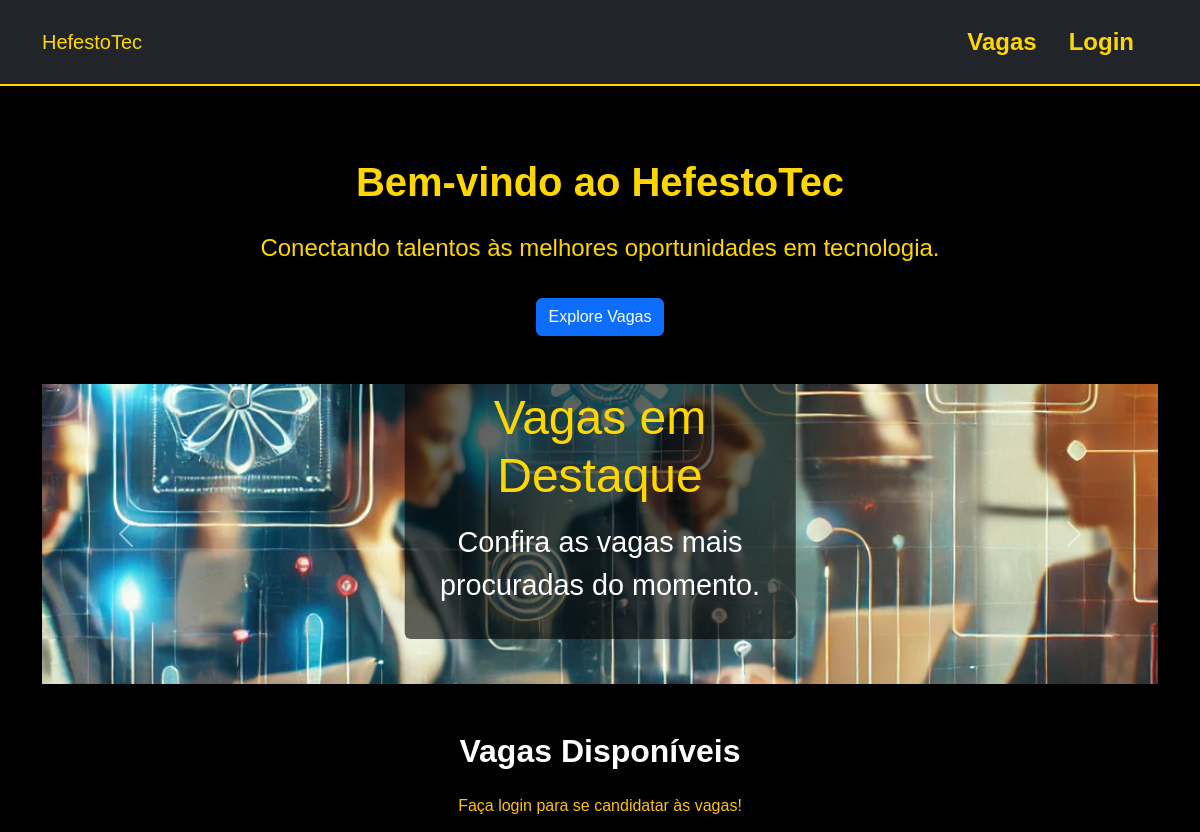
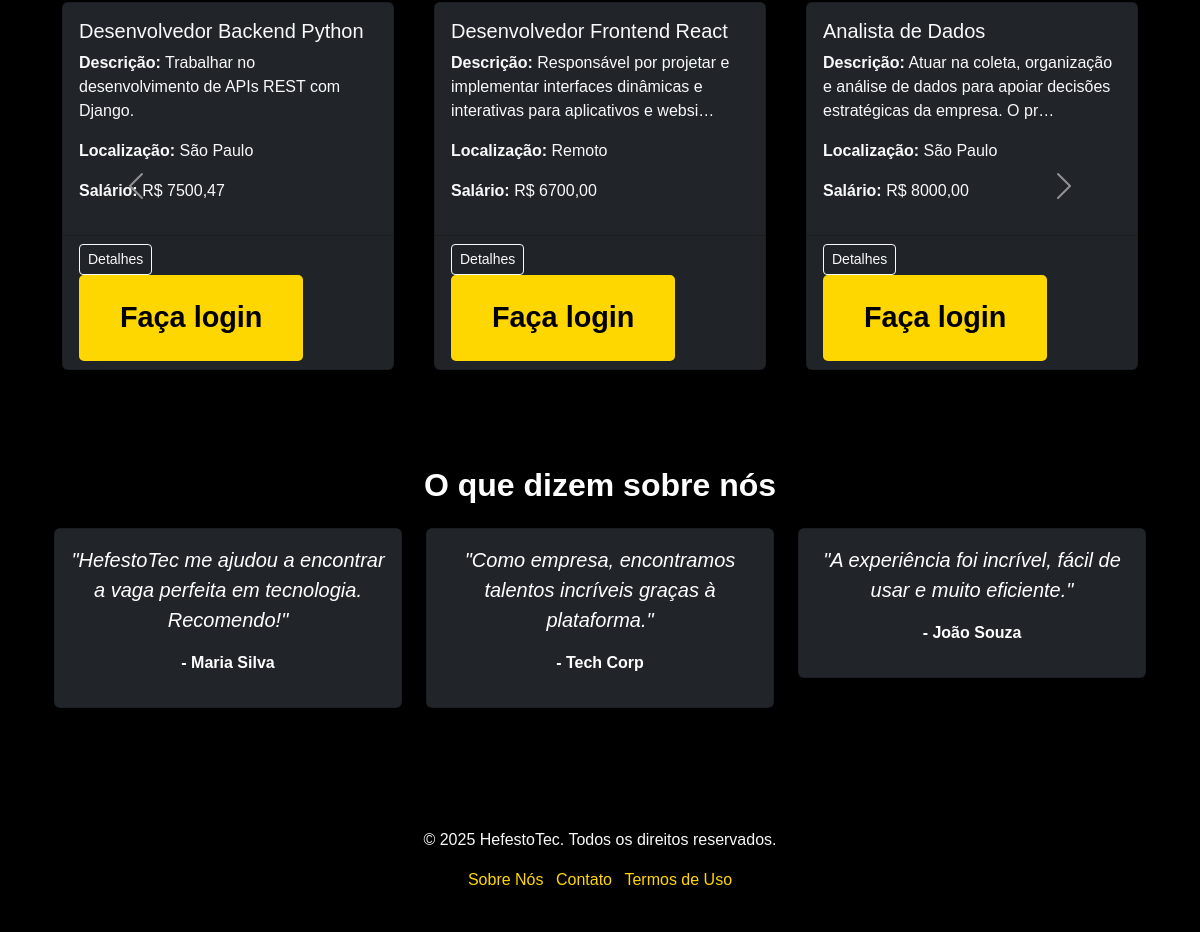
The page / on the database its author committed (2 pictures, top to bottom).
### vagas/models.py (models this page shows, shortened)
class Vaga(models.Model):
    titulo = models.CharField(max_length=255)
    descricao = models.TextField()
    localizacao = models.CharField(max_length=100)
    salario = models.DecimalField(max_digits=10, decimal_places=2, null=True, blank=True)
    tipo = models.CharField(max_length=50, blank=True, null=True)
    beneficios = models.TextField(blank=True, null=True)
    status = models.CharField(max_length=50, blank=True, null=True)
    prazo_inscricao = models.DateField(blank=True, null=True)
    data_criacao = models.DateTimeField(auto_now_add=True)

### vagas/views.py (the view)
# urls.py: path('', views.index, name='index'),  # Página inicial com todas as vagas
def index(request):
    vagas = Vaga.objects.all()
    return render(request, 'vagas/index.html', {'vagas': vagas})

### vagas/templates/vagas/index.html (shortened to what this page needs)
{% extends 'vagas/base.html' %}
{% load static %}
{% block content %}
<section class="hero bg-black text-gold py-5">
    <div class="container text-center">
        <h1 class="fw-bold fs-1">Bem-vindo ao HefestoTec</h1>
        <p class="fs-4">Conectando talentos às melhores oportunidades em tecnologia.</p>
        <a href="{% url 'listar_vagas' %}" class="btn btn-primary">Explore Vagas</a>
    </div>
</section>
<div id="infoCarousel" class="carousel slide" data-bs-ride="carousel">
    <div class="carousel-inner">
        <div class="carousel-item active">
            <img src="{% static 'images/vagas-destaque.jpg' %}" class="d-block w-100" alt="Vagas em Destaque" style="max-height: 300px; object-fit: cover;">
            <div class="carousel-caption bg-black-opacity p-3 rounded">
                <h5 class="text-gold">Vagas em Destaque</h5>
                <p class="text-white">Confira as vagas mais procuradas do momento.</p>
            </div>
        </div>
    </div>
    <button class="carousel-control-prev" type="button" data-bs-target="#infoCarousel" data-bs-slide="prev">
        <span class="carousel-control-prev-icon" aria-hidden="true"></span>
    </button>
    <button class="carousel-control-next" type="button" data-bs-target="#infoCarousel" data-bs-slide="next">
        <span class="carousel-control-next-icon" aria-hidden="true"></span>
    </button>
</div>
<section class="bg-black text-white py-5">
    <div class="container">
        <h2 class="text-center fw-bold mb-4">Vagas Disponíveis</h2>
        {% if not user.is_authenticated %}
            <p class="text-center text-warning">Faça login para se candidatar às vagas!</p>
        {% endif %}
        <div id="vagasCarousel" class="carousel slide" data-bs-ride="carousel">
            <div class="carousel-inner">
                {% if vagas %}
                    {% for vaga in vagas %}
                        {% if forloop.counter0|divisibleby:3 %}
                        <div class="carousel-item {% if forloop.first %}active{% endif %}">
                            <div class="row">
                        {% endif %}
                        <div class="col-md-4">
                            <div class="card bg-dark text-light h-100 mx-2">
                                <div class="card-body">
                                    <h5 class="card-title">{{ vaga.titulo }}</h5>
                                    <p><strong>Descrição:</strong> {{ vaga.descricao|truncatechars:100 }}</p>
                                    <p><strong>Localização:</strong> {{ vaga.localizacao }}</p>
                                    <p><strong>Salário:</strong> R$ {{ vaga.salario }}</p>
                                </div>
                                <div class="card-footer">
                                    <a href="{% url 'detalhes_vaga' vaga.id %}" class="btn btn-outline-light btn-sm">Detalhes</a>
                                    {% if user.is_authenticated %}
                                        <a href="{% url 'candidatar_vaga' vaga.id %}" class="btn btn-gold btn-sm">Candidatar-se</a>
                                    {% else %}
                                        <a href="{% url 'login' %}" class="btn btn-gold btn-sm">Faça login</a>
                                    {% endif %}
                                </div>
                            </div>
                        </div>
                        {% if forloop.counter|divisibleby:3 or forloop.last %}
                            </div>
                        </div>
                        {% endif %}
                    {% endfor %}
                {% else %}
                    <p class="text-center">Nenhuma vaga disponível no momento. Volte em breve!</p>
                {% endif %}
            </div>
            <button class="carousel-control-prev" type="button" data-bs-target="#vagasCarousel" data-bs-slide="prev">
                <span class="carousel-control-prev-icon" aria-hidden="true"></span>
            </button>
            <button class="carousel-control-next" type="button" data-bs-target="#vagasCarousel" data-bs-slide="next">
                <span class="carousel-control-next-icon" aria-hidden="true"></span>
            </button>
        </div>
    </div>
</section>
<section class="bg-black text-gold py-5">
    <div class="container">
        <h2 class="text-center fw-bold mb-4">O que dizem sobre nós</h2>
        <div class="row text-center">
            <div class="col-md-4">
                <div class="card shadow-sm p-3 bg-dark text-white">
                    <p class="fs-5 fst-italic">"HefestoTec me ajudou a encontrar a vaga perfeita em tecnologia. Recomendo!"</p>
                    <p class="fw-bold">- Maria Silva</p>
                </div>
            </div>
            <div class="col-md-4">
                <div class="card shadow-sm p-3 bg-dark text-white">
                    <p class="fs-5 fst-italic">"Como empresa, encontramos talentos incríveis graças à plataforma."</p>
                    <p class="fw-bold">- Tech Corp</p>
                </div>
            </div>
            <div class="col-md-4">
                <div class="card shadow-sm p-3 bg-dark text-white">
                    <p class="fs-5 fst-italic">"A experiência foi incrível, fácil de usar e muito eficiente."</p>
                    <p class="fw-bold">- João Souza</p>
                </div>
            </div>
        </div>
    </div>
</section>
{% endblock %}

### vagas/static/vagas/styles.css (style rules this page uses)
:root { --color-primary: #FFD700; --color-black: #000000; --color-white: #FFFFFF; }
html, body { height: 100%; margin: 0; padding: 0; background-color: var(--color-black); color: var(--color-white); font-family: 'Arial', sans-serif; overflow-x: hidden; }
.hero { background-color: var(--color-black); color: var(--color-primary); padding: 5rem 1rem; text-align: center; }
.hero h1 { font-size: 4.5rem; margin-bottom: 1.5rem; }
.hero p { font-size: 2rem; margin-bottom: 2rem; }
.btn-gold { background-color: var(--color-primary); color: var(--color-black); padding: 20px 40px; font-size: 1.8rem; font-weight: bold; border-radius: 5px; transition: background-color 0.3s ease; }
.carousel { margin: 0; padding: 0; background-color: var(--color-black); }
.carousel-inner img { width: 300px; height: calc(100% - 10rem); object-fit: cover; }
.carousel-caption { background-color: rgba(0, 0, 0, 0.6); padding: 1.5rem; border-radius: 5px; position: absolute; bottom: 15%; left: 50%; transform: translateX(-50%); text-align: center; max-width: 80%; }
.carousel-caption h5 { color: var(--color-primary); font-size: 3rem; margin-bottom: 1rem; }
.carousel-caption p { color: var(--color-white); font-size: 1.8rem; }

### vagas/templates/vagas/base.html (style rules this page uses)
body { background-color: #000; color: #fff; }

### rows shown on the page
Vaga: titulo "Desenvolvedor Backend Python", descricao "Trabalhar no desenvolvimento de APIs REST com Django.", localizacao "São Paulo", salario "7500,47"
Vaga: titulo "Desenvolvedor Frontend React", descricao "Responsável por projetar e implementar interfaces dinâmicas e interativas para aplicativos e websi…", localizacao "Remoto", salario "6700,00"
Vaga: titulo "Analista de Dados", descricao "Atuar na coleta, organização e análise de dados para apoiar decisões estratégicas da empresa. O pr…", localizacao "São Paulo", salario "8000,00"
